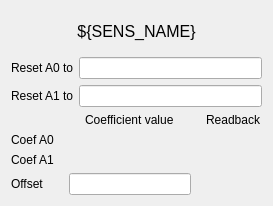
<?xml version="1.0" encoding="UTF-8"?>
<ui version="4.0">
 <class>Form</class>
 <widget class="QWidget" name="Form">
  <property name="geometry">
   <rect>
    <x>0</x>
    <y>0</y>
    <width>273</width>
    <height>206</height>
   </rect>
  </property>
  <property name="windowTitle">
   <string>Bunch Charge ${SENS_NAME} Equation Parameters</string>
  </property>
  <layout class="QVBoxLayout" name="verticalLayout_2">
   <item>
    <widget class="QLabel" name="label_12">
     <property name="font">
      <font>
       <pointsize>12</pointsize>
      </font>
     </property>
     <property name="layoutDirection">
      <enum>Qt::LeftToRight</enum>
     </property>
     <property name="text">
      <string>${SENS_NAME}</string>
     </property>
     <property name="alignment">
      <set>Qt::AlignCenter</set>
     </property>
    </widget>
   </item>
   <item>
    <layout class="QVBoxLayout" name="verticalLayout">
     <item>
      <layout class="QHBoxLayout" name="horizontalLayout">
       <item>
        <widget class="QLabel" name="label_29">
         <property name="text">
          <string>Reset A0 to</string>
         </property>
        </widget>
       </item>
       <item>
        <widget class="PyDMLineEdit" name="PyDMLineEdit">
         <property name="toolTip">
          <string/>
         </property>
         <property name="whatsThis">
          <string/>
         </property>
         <property name="alarmSensitiveBorder" stdset="0">
          <bool>false</bool>
         </property>
         <property name="channel" stdset="0">
          <string>ca://TORO:${AREA}:${POS}:Reset_A0</string>
         </property>
        </widget>
       </item>
      </layout>
     </item>
     <item>
      <layout class="QHBoxLayout" name="horizontalLayout_2">
       <item>
        <widget class="QLabel" name="label_30">
         <property name="text">
          <string>Reset A1 to</string>
         </property>
        </widget>
       </item>
       <item>
        <widget class="PyDMLineEdit" name="PyDMLineEdit_2">
         <property name="toolTip">
          <string/>
         </property>
         <property name="whatsThis">
          <string/>
         </property>
         <property name="alarmSensitiveBorder" stdset="0">
          <bool>false</bool>
         </property>
         <property name="channel" stdset="0">
          <string>ca://TORO:${AREA}:${POS}:Reset_A1</string>
         </property>
        </widget>
       </item>
      </layout>
     </item>
    </layout>
   </item>
   <item>
    <layout class="QGridLayout" name="gridLayout">
     <property name="horizontalSpacing">
      <number>15</number>
     </property>
     <item row="3" column="1">
      <widget class="PyDMLineEdit" name="PyDMLineEdit_4">
       <property name="toolTip">
        <string/>
       </property>
       <property name="whatsThis">
        <string/>
       </property>
       <property name="channel" stdset="0">
        <string>ca://TORO:${AREA}:${POS}:Coef_offset</string>
       </property>
      </widget>
     </item>
     <item row="2" column="0">
      <widget class="QLabel" name="label_2">
       <property name="text">
        <string>Coef A1</string>
       </property>
      </widget>
     </item>
     <item row="1" column="0">
      <widget class="QLabel" name="label">
       <property name="text">
        <string>Coef A0</string>
       </property>
      </widget>
     </item>
     <item row="3" column="2">
      <widget class="PyDMLabel" name="PyDMLabel_9">
       <property name="toolTip">
        <string/>
       </property>
       <property name="whatsThis">
        <string/>
       </property>
       <property name="channel" stdset="0">
        <string>ca://TORO:${AREA}:${POS}:Coef_offset_RBV</string>
       </property>
      </widget>
     </item>
     <item row="3" column="0">
      <widget class="QLabel" name="label_4">
       <property name="text">
        <string>Offset</string>
       </property>
      </widget>
     </item>
     <item row="2" column="2">
      <widget class="PyDMLabel" name="PyDMLabel_2">
       <property name="toolTip">
        <string/>
       </property>
       <property name="whatsThis">
        <string/>
       </property>
       <property name="precisionFromPV" stdset="0">
        <bool>false</bool>
       </property>
       <property name="precision" stdset="0">
        <number>7</number>
       </property>
       <property name="channel" stdset="0">
        <string>ca://TORO:${AREA}:${POS}:CoefA1_RBV</string>
       </property>
      </widget>
     </item>
     <item row="1" column="2">
      <widget class="PyDMLabel" name="PyDMLabel">
       <property name="toolTip">
        <string/>
       </property>
       <property name="whatsThis">
        <string/>
       </property>
       <property name="precisionFromPV" stdset="0">
        <bool>false</bool>
       </property>
       <property name="precision" stdset="0">
        <number>7</number>
       </property>
       <property name="channel" stdset="0">
        <string>ca://TORO:${AREA}:${POS}:CoefA0_RBV</string>
       </property>
      </widget>
     </item>
     <item row="0" column="1" alignment="Qt::AlignHCenter">
      <widget class="QLabel" name="label_13">
       <property name="text">
        <string>Coefficient value</string>
       </property>
      </widget>
     </item>
     <item row="0" column="2" alignment="Qt::AlignHCenter">
      <widget class="QLabel" name="label_14">
       <property name="text">
        <string>Readback</string>
       </property>
      </widget>
     </item>
    </layout>
   </item>
  </layout>
 </widget>
 <customwidgets>
  <customwidget>
   <class>PyDMLabel</class>
   <extends>QLabel</extends>
   <header>pydm.widgets.label</header>
  </customwidget>
  <customwidget>
   <class>PyDMLineEdit</class>
   <extends>QLineEdit</extends>
   <header>pydm.widgets.line_edit</header>
  </customwidget>
 </customwidgets>
 <tabstops>
  <tabstop>PyDMLineEdit_4</tabstop>
 </tabstops>
 <resources/>
 <connections/>
</ui>
